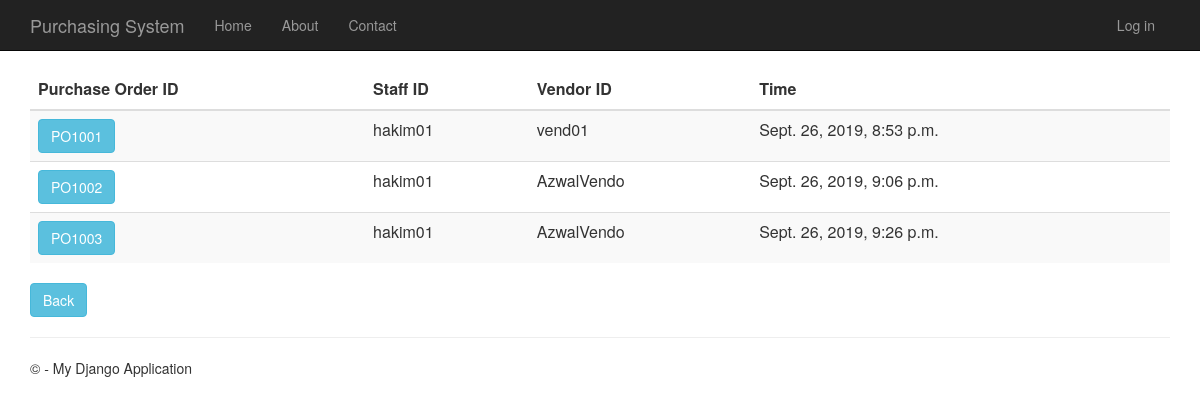
The page /purchaseorderhistory on the database as committed earlier.
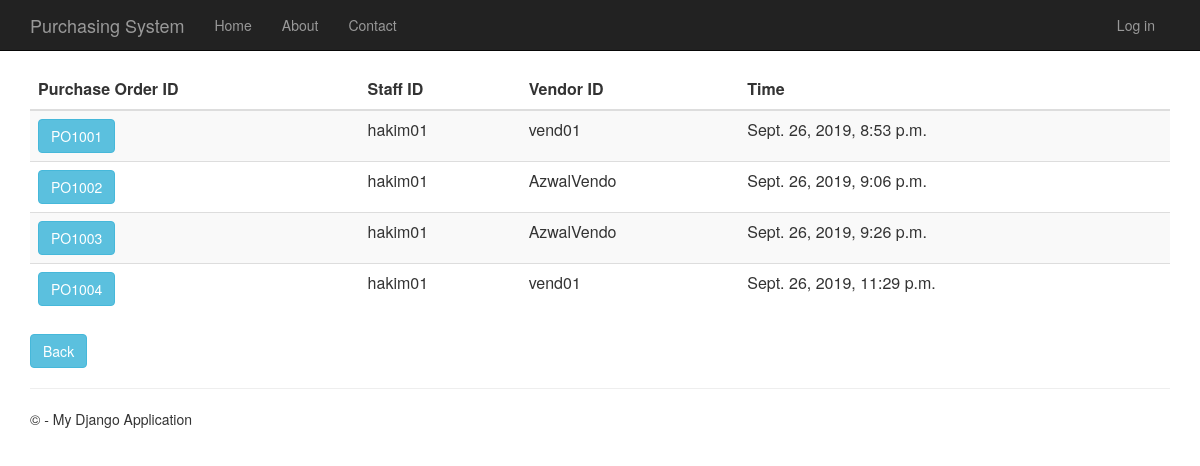
The same page on the database as committed later.
### PurchaseOrder/models.py (models this page shows, shortened)
class PurchaseOrder(models.Model):
    purchase_order_id = models.CharField(primary_key=True, max_length=10)
    shipping_instructions = models.TextField()
    time_created = models.DateTimeField()
    description = models.TextField(null=True,default=None, blank=True)
    total_price = models.DecimalField(max_digits=10, decimal_places=2, default=Decimal('0.00'))
    person_id = models.ForeignKey(Person)
    vendor_id = models.ForeignKey(Vendor)
    quotation_id = models.OneToOneField(Quotation)

### app/models.py (models this page shows, shortened)
class Person(models.Model):
    user_id = models.OneToOneField(User)
    person_id = models.CharField(primary_key=True, max_length=10)
    person_name = models.TextField()
    person_address = models.TextField()
    person_phone_number = models.TextField()
    person_role = models.TextField(default = 'MANAGER')

class Vendor(models.Model):
    vendor_id = models.CharField(primary_key=True, max_length=10)
    vendor_name = models.TextField()
    vendor_phone_number = models.TextField()
    vendor_address = models.TextField()
    vendor_email = models.TextField()
    def __str__(self):
        return str(self.vendor_id)

### PurchaseOrder/views.py (the view)
# urls.py: url(r'^purchaseorderhistory', PurchaseOrder.views.purchaseorderhistory, name="purchase_order_history"),
def purchaseorderhistory(request):
    purchase_orders = PurchaseOrder.objects.all()
    context = {
            'title':'Purchase Order History',
            'rows':purchase_orders
        }
    return render(request,'PurchaseOrder/purchaseorderhistory.html',context)

### PurchaseOrder/templates/PurchaseOrder/purchaseorderhistory.html
{% extends "app/layout.html" %}
{% block content %}
<div class="purcahseorderhistory margintop" >
    <form action="purchaseorderhistorydetails" method="GET">
        <table class="table table-striped margintop">
          <thead>
            <tr>
              <th scope="col" class="fontlabel">Purchase Order ID</th>
              <th scope="col" class="fontlabel">Staff ID</th>
              <th scope="col" class="fontlabel">Vendor ID</th>
              <th scope="col" class="fontlabel">Time</th>
            </tr>
          </thead>
          <tbody>
              {% for r in rows %}
            <tr>
                 <td><button type="submit" name="po_id" value="{{r.purchase_order_id}}" class="btn btn-info" >{{r.purchase_order_id}}</button></td>
                 <td>{{r.person_id.person_id}}</td>
                 <td>{{r.vendor_id}}</td>
                 <td>{{r.time_created}}</td>
            </tr>
              {% endfor %}
          </tbody>
        </table>
    </form>
    <form action="menu">
        <div class="margintop">
            <button type="submit" class="btn btn-info" >Back</button>
        </div>
    </form>
</div>
{% endblock %}

Rows that differ between the two databases and show on the page:
added PurchaseOrder: purchase_order_id "PO1004", person_id.person_id "hakim01", vendor_id "vend01", time_created "Sept. 26, 2019, 11:29 p.m."
